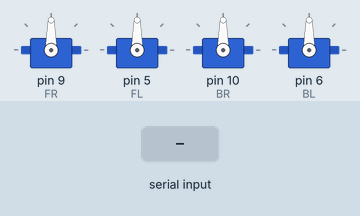
A sketch run on a simulated Arduino Uno, built with avr-gcc and run on an emulated ATmega328P. Shown: 4 × servo. Inputs (shaded band) come from the test bench. What the sketch prints to the serial monitor is not drawn.

Above: at 1.2 s.
1.3 s: "90:45:200\n" received over the second serial link
At 2.4 s:
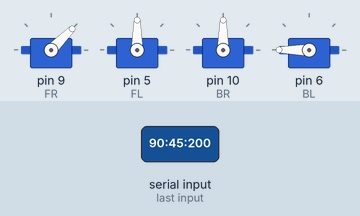
2.8 s: "30:150:10\n" received over the second serial link
At 3.5 s:
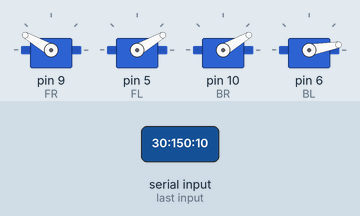
4.3 s: "90:45\n" received over the second serial link
At 4.7 s:
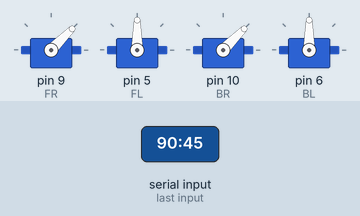
5.8 s: "30:150\n" received over the second serial link
At 7.0 s:
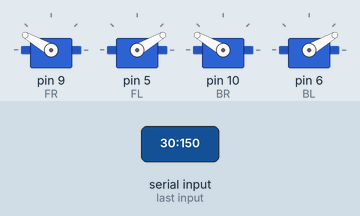
7.3 s: "90:45:200:10\n" received over the second serial link
At 8.2 s:
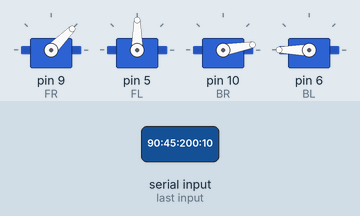
8.8 s: "30:150:10:200\n" received over the second serial link
At 9.3 s:
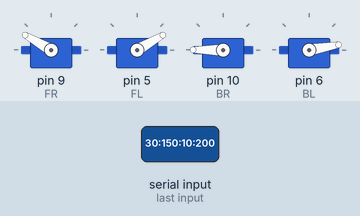
Timing chart, 0 to 11.3 s (numbered marks = the images above; inputs shaded):
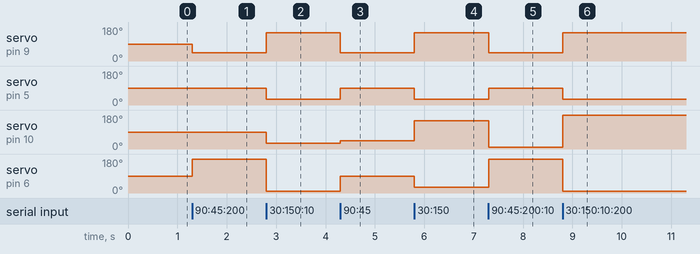

The sketch:

MecanumBotSketch.ino
```cpp
#include <SoftwareSerial.h>
#include <Servo.h>
SoftwareSerial mySerial(4, 2); // RX, TX

String command = ""; // Stores response of the HC-06 Bluetooth device
String lastCommand = "asdf";
Servo FR;
Servo FL;
Servo BR;
Servo BL;
int left = 90;
int right = 90;
int Bleft = 90;
int Bright = 90;

void setup() {
  // Open serial communications:
  Serial.begin(9600);
  Serial.println("Type AT commands!");
  FR.attach(9, 1000, 2000);
  FL.attach(5, 1000, 2000);
  BR.attach(10, 2000, 1000);
  BL.attach(6, 2000, 1000);
  FR.write(90);     //  x - x
  FL.write(90);     //  - - -
  BR.write(90);     //  x - x
  BL.write(90);

  // The HC-06 defaults to 9600 according to the datasheet.
  mySerial.begin(9600);
}

void loop() {
  // Read device output if available.
  if (mySerial.available()) {
    while(mySerial.available()) {
        command += mySerial.readStringUntil('\n');
        if (command != lastCommand) {
          int idx1 = command.indexOf(':', 0);
          int idx2 = command.indexOf(':', idx1+1);
          int idx3 = command.indexOf(':', idx2+1);
          String sub = command.substring(0,idx1);

          left = sub.toInt();
          sub = command.substring(idx1+1,idx2);
          right = sub.toInt();
          sub = command.substring(idx2+1,idx3);
          Bleft = sub.toInt();
          sub = command.substring(idx3+1);
          Bright = sub.toInt();
                    /*
          Serial.print(first);
          Serial.print(":");
          Serial.print(second);
          Serial.print(":");
          Serial.print(third);
          Serial.print(":");
          Serial.println(fourth);
          */

          /*
          Serial.print(left);
          Serial.print(":");
          Serial.print(right);
          Serial.print(":");
          Serial.print(Bleft);
          Serial.print(":");
          Serial.println(Bright);
          */
          drive(left, right, Bleft, Bright);
        }
        lastCommand = command;
        command = "";
    }
  }

  // Read user input if available.
  //if (Serial.available()){
  //  delay(10); // The delay is necessary to get this working!
  //  mySerial.write(Serial.read());
 // }
}

void drive(int l, int r, int bl, int br) {
  FR.write(r);     //  x - x
  FL.write(l);     //  - - -
  BR.write(br);     //  x - x
  BL.write(bl);
}
```

Measured:
- after the input at 1.3 s, servo on pin 9 (FR): 90° → 45° at once; servo on pin 6 (BL): 90° → 180° at once
- after the input at 2.8 s, servo on pin 9 (FR): 45° → 150° at once; servo on pin 5 (FL), servo on pin 10 (BR): 90° → 30° at once; servo on pin 6 (BL): 180° → 10° at once
- after the input at 4.3 s, servo on pin 9 (FR): 150° → 45° at once; servo on pin 5 (FL): 30° → 90° at once; servo on pin 10 (BR): 30° → 45° at once; servo on pin 6 (BL): 10° → 90° at once
- after the input at 5.8 s, servo on pin 9 (FR), servo on pin 10 (BR): 45° → 150° at once; servo on pin 5 (FL), servo on pin 6 (BL): 90° → 30° at once
- after the input at 7.3 s, servo on pin 9 (FR): 150° → 45° at once; servo on pin 5 (FL): 30° → 90° at once; servo on pin 10 (BR): 150° → 10° at once; servo on pin 6 (BL): 30° → 180° at once
- after the input at 8.8 s, servo on pin 9 (FR): 45° → 150° at once; servo on pin 5 (FL): 90° → 30° at once; servo on pin 10 (BR): 10° → 180° at once; servo on pin 6 (BL): 180° → 10° at once
